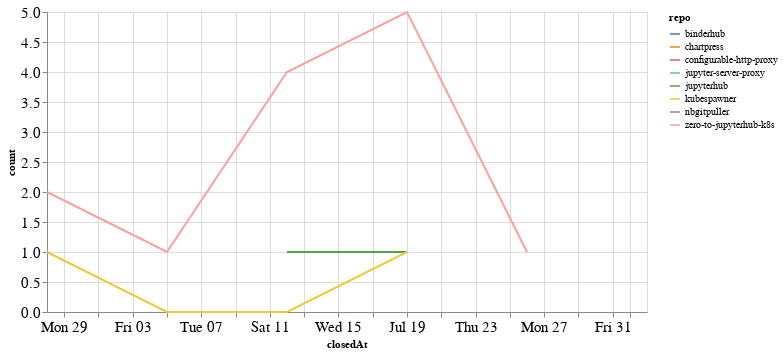

Notebook code for this chart:
### Code cell
closed_by_time = closed_by.groupby('repo').resample('W', on='closedAt').count()['author'].reset_index()
closed_by_time = closed_by_time.rename(columns={'author': 'count'})

alt.Chart(closed_by_time, width=600).mark_line().encode(
    x='closedAt',
    y='count',
    color='repo',
    tooltip="repo"
)

### Figure 1 — Vega-Lite specification as saved in the notebook (floating-point values rounded to 4 significant figures)
{"config": {"axisLeft": {"labelFontSize": 15}, "axisBottom": {"labelFontSize": 15}}, "data": {"name": "data-53237a245a5e951d2c0164933edc9fa0"}, "mark": "line", "encoding": {"color": {"type": "nominal", "field": "repo"}, "tooltip": {"type": "nominal", "field": "repo"}, "x": {"type": "temporal", "field": "closedAt"}, "y": {"type": "quantitative", "field": "count"}}, "width": 600, "$schema": "https://vega.github.io/schema/vega-lite/v4.8.1.json", "datasets": {"data-53237a245a5e951d2c0164933edc9fa0": [{"repo": "binderhub", "closedAt": "2020-07-26T00:00:00", "count": 1}, {"repo": "chartpress", "closedAt": "2020-07-19T00:00:00", "count": 1}, {"repo": "configurable-http-proxy", "closedAt": "2020-07-05T00:00:00", "count": 2}, {"repo": "jupyter-server-proxy", "closedAt": "2020-08-02T00:00:00", "count": 1}, {"repo": "jupyterhub", "closedAt": "2020-07-12T00:00:00", "count": 1}, {"repo": "jupyterhub", "closedAt": "2020-07-19T00:00:00", "count": 1}, {"repo": "kubespawner", "closedAt": "2020-06-28T00:00:00", "count": 1}, {"repo": "kubespawner", "closedAt": "2020-07-05T00:00:00", "count": 0}, {"repo": "kubespawner", "closedAt": "2020-07-12T00:00:00", "count": 0}, {"repo": "kubespawner", "closedAt": "2020-07-19T00:00:00", "count": 1}, {"repo": "nbgitpuller", "closedAt": "2020-08-02T00:00:00", "count": 4}, {"repo": "zero-to-jupyterhub-k8s", "closedAt": "2020-06-28T00:00:00", "count": 2}, {"repo": "zero-to-jupyterhub-k8s", "closedAt": "2020-07-05T00:00:00", "count": 1}, {"repo": "zero-to-jupyterhub-k8s", "closedAt": "2020-07-12T00:00:00", "count": 4}, {"repo": "zero-to-jupyterhub-k8s", "closedAt": "2020-07-19T00:00:00", "count": 5}, {"repo": "zero-to-jupyterhub-k8s", "closedAt": "2020-07-26T00:00:00", "count": 1}]}}
